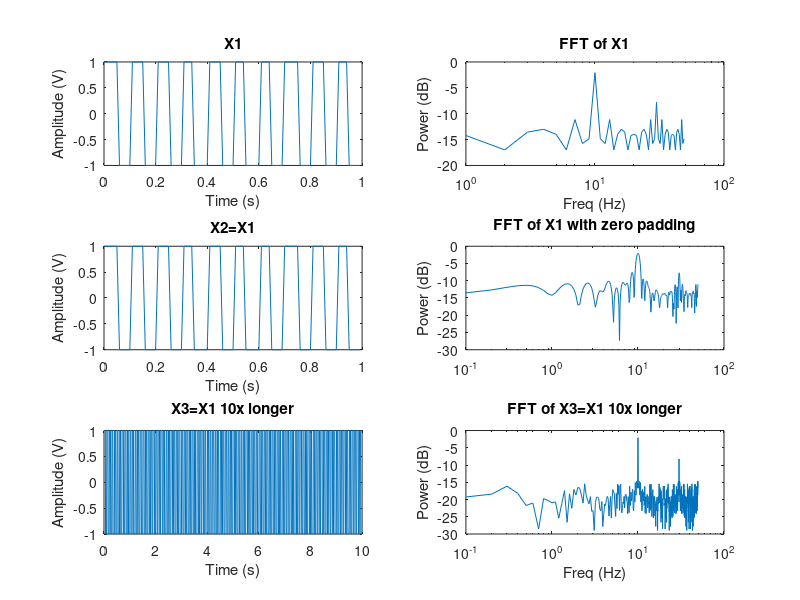

This figure's MATLAB source:
%sampling test
% This file is a Matlab script that compares how signal length affect the
% result of the FFT accuracy.
%
% This program is free software; you can redistribute it and/or modify
% it under the terms of the GNU General Public License as published by
% the Free Software Foundation; either version 2, or (at your option)
% any later version.
%
% This program is distributed in the hope that it will be useful,
% but WITHOUT ANY WARRANTY; without even the implied warranty of
% MERCHANTABILITY or FITNESS FOR A PARTICULAR PURPOSE.  See the
% GNU General Public License for more details.

%Time specifications:
Fs=100;
Ts=1/Fs;

%Signal 1
L1=100;
t1=[0:L1-1]*Ts;

Fx=10;
x1=square(sin(2*pi*Fx*t1));
%Time domain plot
subplot(3,2,1);plot(t1,x1);title('X1');xlabel('Time (s)');ylabel('Amplitude (V)');
%Frequency domain plot
freq_vector1=[0:L1-1]*Fs/L1;
FFTx1=abs(fft(x1)/L1);
subplot(3,2,2);semilogx(freq_vector1(1:L1/2),10*log10(FFTx1(1:L1/2)));title('FFT of X1');xlabel('Freq (Hz)');ylabel('Power (dB)');

%Signal2

L2=100;
t2=[0:L2-1]*Ts;

Fx2=10;
x2=square(sin(2*pi*Fx2*t2));

subplot(3,2,3);plot(t2,x2);title('X2=X1');xlabel('Time (s)');ylabel('Amplitude (V)');

n_point=10*L2;
freq_vector2=[0:n_point-1]*Fs/n_point;
FFTx2=abs(fft(x2,n_point)/L2);
subplot(3,2,4);semilogx(freq_vector2(1:n_point/2),10*log10(FFTx2(1:n_point/2)));title('FFT of X1 with zero padding');ylabel('Power (dB)');

%Signal 3
L3=1000;
t3=[0:L3-1]*Ts;

Fx=10;
x3=square(sin(2*pi*Fx*t3));
%Time domain plot
subplot(3,2,5);plot(t3,x3);title('X3=X1 10x longer');xlabel('Time (s)');ylabel('Amplitude (V)');
%Frequency domain plot
freq_vector3=[0:L3-1]*Fs/L3;
FFTx3=abs(fft(x3)/L3);
subplot(3,2,6);semilogx(freq_vector3(1:L3/2),10*log10(FFTx3(1:L3/2)));title('FFT of X3=X1 10x longer');xlabel('Freq (Hz)');ylabel('Power (dB)');
